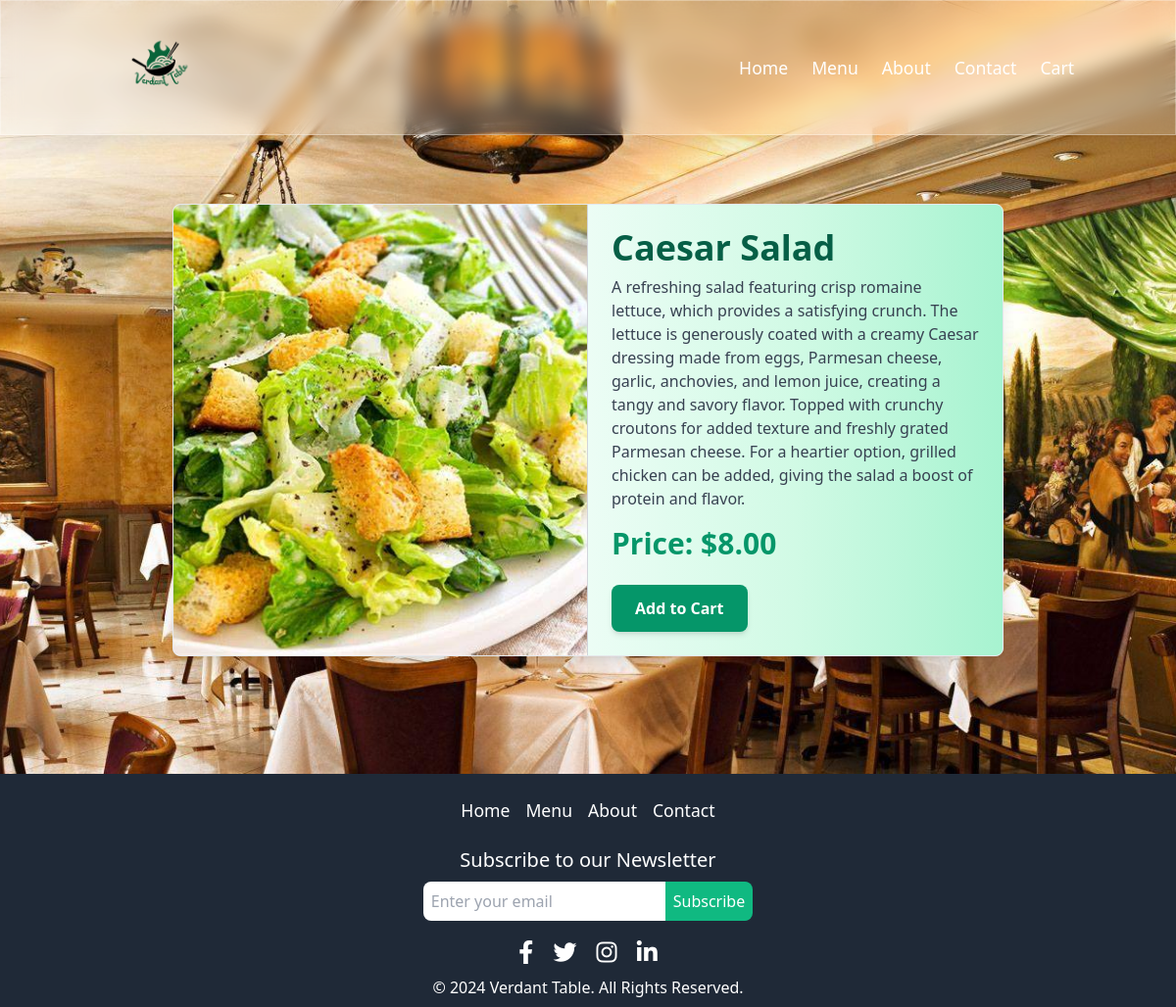
Page /menu/1/ on the committed database.
### MyApp/models.py (models this page shows, shortened)
class MenuItem(models.Model):
    name = models.CharField(max_length=100)
    description = models.TextField()
    price = models.DecimalField(max_digits=6, decimal_places=2)
    image = models.ImageField(upload_to='menu_images/')

### MyApp/views.py (the view)
# urls.py: path('menu/<int:pk>/', views.menu_item, name='menu_item'),
def menu_item(request, pk):
    current_year = datetime.now().year
    item = get_object_or_404(MenuItem, pk=pk)
    context = {
        'item': item,
        'current_year': current_year,
    }
    return render(request, 'menu_item.html', context)

### MyApp/templates/menu_item.html (shortened to what this page needs)
{% extends "base.html" %}
{% load static %}
{% block content %}
    <main class="container mx-auto p-4 md:p-8 lg:p-12 mt-10 lg:mt-20">
        <div class="bg-white shadow-lg rounded-lg overflow-hidden md:flex border border-gray-200 transition-transform transform hover:scale-105 hover:shadow-2xl">
            <img src="{{ item.image.url }}" alt="{{ item.name }}" class="w-full h-64 md:w-1/2 md:h-auto object-cover border-b md:border-b-0 md:border-r border-gray-300 transition-transform transform hover:scale-95">
            <div class="p-4 md:p-6 md:w-1/2 bg-gradient-to-r from-green-50 via-green-100 to-green-200">
                <h1 class="text-2xl md:text-4xl font-bold text-green-800 mb-2">{{ item.name }}</h1>
                <p class="text-sm md:text-base text-gray-700 mb-4">{{ item.description }}</p>
                <p class="text-lg md:text-3xl text-green-600 font-bold mb-6">Price: ${{ item.price }}</p>
                <a href="{% url 'add_to_cart' item.pk %}" class="inline-block px-4 py-2 md:px-6 md:py-3 bg-green-600 text-white font-semibold rounded-lg shadow-md hover:bg-green-700 transition duration-300">Add to Cart</a>
            </div>
        </div>
    </main>
{% endblock %}

### MyApp/templates/base.html (shortened to what this page needs)
<!DOCTYPE html>
<html lang="en">
<head>
    <link href="https://cdn.jsdelivr.net/npm/tailwindcss@2.2.19/dist/tailwind.min.css" rel="stylesheet">
    <link rel="stylesheet" href="https://cdnjs.cloudflare.com/ajax/libs/font-awesome/6.0.0-beta3/css/all.min.css">
    {% load static %}
</head>
<body class="bg-gray-50 text-gray-900 flex flex-col min-h-screen">
    <nav class="glass-navbar py-2">
        <div class="container mx-auto flex justify-between items-center px-4">
            <a href="{% url 'home' %}">
                <img src="{% static 'logo.png' %}" alt="Verdant Table Logo" class="logo-image">
            </a>
            <ul class="flex space-x-6">
                <li><a href="{% url 'home' %}" class="nav-link">Home</a></li>
                <li><a href="{% url 'menu' %}" class="nav-link">Menu</a></li>
                <li><a href="{% url 'about' %}" class="nav-link">About</a></li>
                <li><a href="{% url 'contact' %}" class="nav-link">Contact</a></li>
                <li><a href="{% url 'cart' %}" class="nav-link">Cart</a></li>
            </ul>
        </div>
    </nav>
    <main class="container mx-auto px-10 p-10 flex-grow main-content">
        {% block content %}{% endblock %}
    </main>
    <footer class="bg-gray-800 text-white p-2 mt-8">
        <div class="mt-4">
            <ul class="flex justify-center space-x-4">
                <li><a href="{% url 'home' %}" class="nav-link text-white hover:underline">Home</a></li>
                <li><a href="{% url 'menu' %}" class="nav-link text-white hover:underline">Menu</a></li>
                <li><a href="{% url 'about' %}" class="nav-link text-white hover:underline">About</a></li>
                <li><a href="{% url 'contact' %}" class="nav-link text-white hover:underline">Contact</a></li>
            </ul>
        </div>
        <div class="mt-4 container mx-auto text-center">
            <div class="mt-6">
                <h3 class="text-xl mb-2">Subscribe to our Newsletter</h3>
                <form class="flex justify-center">
                    <input type="email" name="email" class="p-2 rounded-l-lg text-gray-800" placeholder="Enter your email" required>
                    <button type="submit" class="p-2 bg-green-500 text-white rounded-r-lg hover:bg-green-600">Subscribe</button>
                </form>
            </div>
            <div class="mt-4">
                <a href="https://facebook.com" target="_blank" class="social-icon text-white text-2xl mx-2"><i class="fab fa-facebook-f"></i></a>
                <a href="https://twitter.com" target="_blank" class="social-icon text-white text-2xl mx-2"><i class="fab fa-twitter"></i></a>
                <a href="https://instagram.com" target="_blank" class="social-icon text-white text-2xl mx-2"><i class="fab fa-instagram"></i></a>
                <a href="https://linkedin.com" target="_blank" class="social-icon text-white text-2xl mx-2"><i class="fab fa-linkedin-in"></i></a>
            </div>
        </div>
        <div class="container mx-auto text-center mt-2">
            <p>&copy; {{ current_year }} Verdant Table. All Rights Reserved.</p>
        </div>
    </footer>
</body>
</html>

### MyApp/templates/base.html (style rules this page uses)
.glass-navbar { background: rgba(255, 255, 255, 0.2); backdrop-filter: blur(10px); box-shadow: 0 4px 30px rgba(0, 0, 0, 0.1); border: 1px solid rgba(255, 255, 255, 0.3); position: fixed; top: 0; left: 0; right: 0; z-index: 1000; }
.nav-link { transition: color 0.3s ease, transform 0.3s ease; font-size: 1.1rem; color: white; }
.social-icon { transition: color 0.3s ease; }
.logo-image { width: 120px; height: auto; }
.main-content { padding-top: 80px; }

### rows in the picture
MenuItem: image (picture), name "Caesar Salad", description "A refreshing salad featuring crisp romaine lettuce, which provides a satisfying crunch. The lettuce is generously coated with a creamy Caesar dressing made from eggs, Parmesan cheese, garlic, anchovies, and lemon juice, creating a tangy and savory flavor. Topped with crunchy croutons for added texture and freshly grated Parmesan cheese. For a heartier option, grilled chicken can be added, giving the salad a boost of protein and flavor.", price "8.00"
